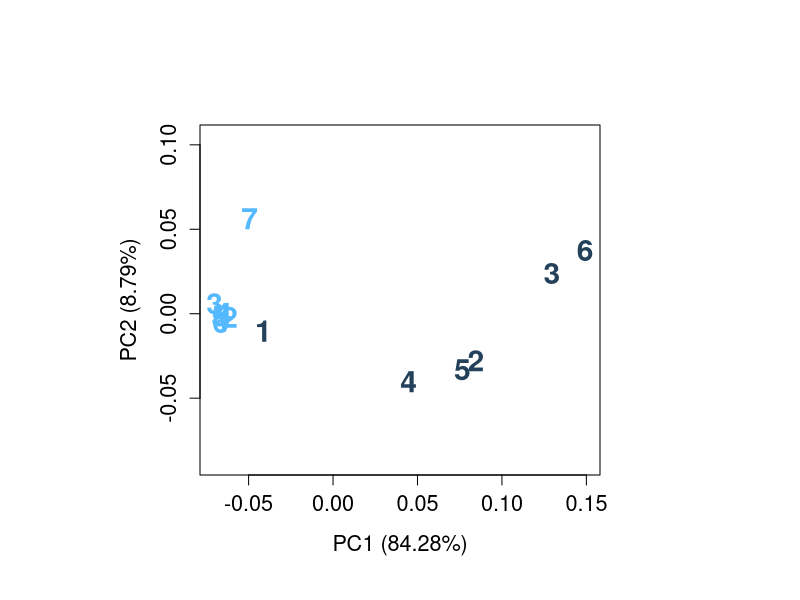

Write R code to recreate this figure.
datawu <- matrix(c(0, 0.0487272, 0.06673788, 0.03553292, 0.04656742, 0.07542087, 0.02743182, 0.02914056, 0.02310465, 0.0271836, 0.02081098, 0.02287049, 0.03409632, 0.0487272, 0, 0.03576723, 0.01933433, 0.01081597, 0.03543301, 0.0582548, 0.05817652, 0.06226393, 0.05961666, 0.05886527, 0.05774749, 0.07163243, 0.06673788, 0.03576723, 0, 0.0383656, 0.03573626, 0.02008967, 0.07568517, 0.07561219, 0.07911357, 0.07709178, 0.07711997, 0.07508794, 0.09240644, 0.03553292, 0.01933433, 0.0383656, 0, 0.01620747, 0.04526887, 0.04368284, 0.04408443, 0.0471587, 0.04656371, 0.04390529, 0.04310888, 0.06063159, 0.04656742, 0.01081597, 0.03573626, 0.01620747, 0, 0.03605884, 0.05507843, 0.05561888, 0.05779066, 0.05657348, 0.05417219, 0.05383558, 0.06923906, 0.07542087, 0.03543301, 0.02008967, 0.04526887, 0.03605884, 0, 0.08403335, 0.0844422, 0.08716189, 0.08603886, 0.08461983, 0.08438011, 0.0997102, 0.02743182, 0.0582548, 0.07568517, 0.04368284, 0.05507843, 0.08403335, 0, 0.01209318, 0.01631451, 0.01487591, 0.01986592, 0.01579138, 0.04117073, 0.02914056, 0.05817652, 0.07561219, 0.04408443, 0.05561888, 0.0844422, 0.01209318, 0, 0.02163043, 0.01362263, 0.02314327, 0.01904091, 0.04230076, 0.02310465, 0.06226393, 0.07911357, 0.0471587, 0.05779066, 0.08716189, 0.01631451, 0.02163043, 0, 0.0214473, 0.01212746, 0.01756153, 0.03173873, 0.0271836, 0.05961666, 0.07709178, 0.04656371, 0.05657348, 0.08603886, 0.01487591, 0.01362263, 0.0214473, 0, 0.02116438, 0.01616325, 0.04074987, 0.02081098, 0.05886527, 0.07711997, 0.04390529, 0.05417219, 0.08461983, 0.01986592, 0.02314327, 0.01212746, 0.02116438, 0, 0.01089908, 0.03347909, 0.02287049, 0.05774749, 0.07508794, 0.04310888, 0.05383558, 0.08438011, 0.01579138, 0.01904091, 0.01756153, 0.01616325, 0.01089908, 0, 0.0376187, 0.03409632, 0.07163243, 0.09240644, 0.06063159, 0.06923906, 0.0997102, 0.04117073, 0.04230076, 0.03173873, 0.04074987, 0.03347909, 0.0376187, 0)
                 ,nrow=13,ncol=13) 


rownames(datawu) <- c('insitu_6_2','insitu_8_1','insitu_9_1','insitu_10_1','insitu_11_1','insitu_12_1', 'onboard_1_2','onboard_2_2','onboard_7_1','onboard_8_1','onboard_9_1','onboard_10_1','onboard_11_1')
colnames(datawu) <- c('insitu_6_2','insitu_8_1','insitu_9_1','insitu_10_1','insitu_11_1','insitu_12_1', 'onboard_1_2','onboard_2_2','onboard_7_1','onboard_8_1','onboard_9_1','onboard_10_1','onboard_11_1')


samplename <- c("1", "2", "3", "4", "5", "6", "1", "2", "3", "4", "5", "6", "7")

colors <- c("#23415a", "#23415a", "#23415a", "#23415a", "#23415a", "#23415a", 
            "#54b9ff", "#54b9ff", "#54b9ff", "#54b9ff", "#54b9ff", "#54b9ff", "#54b9ff")


pcaobj <- prcomp(datawu, scale=F)
pcaobj
summary(pcaobj)

PC1 <- pcaobj$x[, 1]
PC2 <- pcaobj$x[, 2]

par(mfrow=c(1,1), pin = c(4,3.5)) 

plot(PC1, PC2, type = "n", asp = TRUE,
     xlab="PC1 (84.28%)",ylab="PC2 (8.79%)",
     cex.lab  = 1.3, cex.axis = 1.3)
text(PC1, PC2, labels = samplename, col = colors, 
     cex = 1.8, font = 2)
PC1
